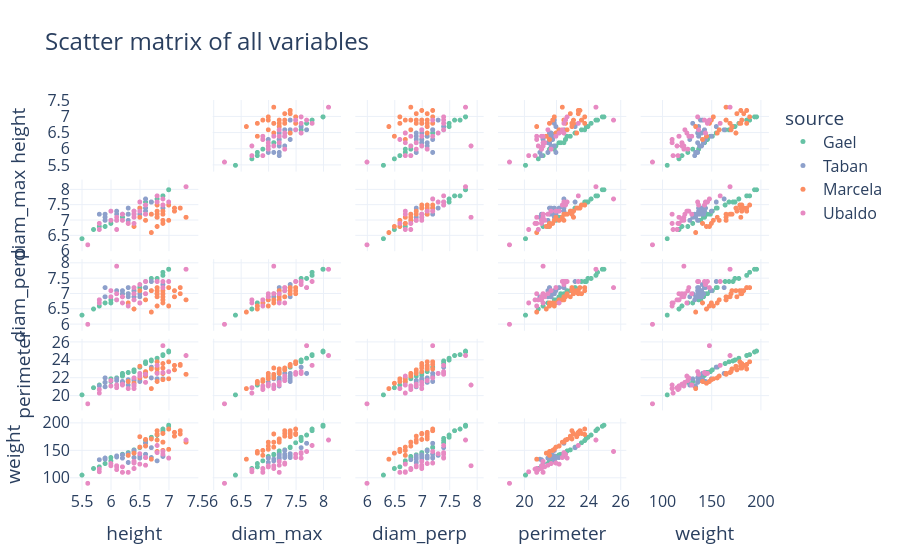

Here is the notebook cell this chart was saved with:
### Markdown cell above
### 3.4 Scatter matrix

### Code cell
fig = px.scatter_matrix(df, dimensions=FEATURES + [TARGET], color="source",
                        color_discrete_map=colors, title="Scatter matrix of all variables")
fig.update_traces(diagonal_visible=False, marker=dict(size=5))
show(fig, height=1000)

### Figure 1 — Plotly figure (JSON) as saved in the notebook; plotly's stock layout.template omitted (floating-point values rounded to 4 significant figures)
{"data": [{"diagonal": {"visible": false}, "dimensions": [{"axis": {"matches": true}, "label": "height", "values": [6.5, 6.2, 6.7, 5.9, 6.2, 6.9, 5.5, 6.7, 6.0, 6.4, 7.0, 6.2, 6.9, 6.4, 5.8, 6.6, 6.1, 6.8, 7.0, 6.3, 5.7, 6.5, 6.0, 6.3, 6.6]}, {"axis": {"matches": true}, "label": "diam_max", "values": [7.4, 7.2, 7.6, 6.8, 7.1, 7.8, 6.4, 7.6, 7.0, 7.3, 8.0, 7.1, 7.8, 7.2, 6.8, 7.5, 7.0, 7.7, 8.0, 7.2, 6.7, 7.4, 6.9, 7.2, 7.6]}, {"axis": {"matches": true}, "label": "diam_perp", "values": [7.2, 7.0, 7.4, 6.7, 7.0, 7.6, 6.3, 7.5, 6.8, 7.1, 7.8, 6.9, 7.7, 7.1, 6.6, 7.4, 6.8, 7.5, 7.8, 7.0, 6.5, 7.2, 6.7, 7.0, 7.4]}, {"axis": {"matches": true}, "label": "perimeter", "values": [23.2, 22.5, 23.9, 21.5, 22.3, 24.5, 20.1, 24.0, 21.9, 22.9, 25.0, 22.2, 24.6, 22.7, 21.2, 23.6, 22.0, 24.2, 24.9, 22.6, 20.9, 23.2, 21.6, 22.6, 23.8]}, {"axis": {"matches": true}, "label": "weight", "values": [156, 143, 172, 126, 143, 186, 105, 174, 137, 151, 196, 142, 189, 149, 120, 164, 139, 178, 194, 145, 117, 155, 131, 146, 168]}], "hovertemplate": "source=Gael<br>%{xaxis.title.text}=%{x}<br>%{yaxis.title.text}=%{y}<extra></extra>", "legendgroup": "Gael", "marker": {"color": "rgb(102,194,165)", "size": 5, "symbol": "circle"}, "name": "Gael", "showlegend": true, "type": "splom"}, {"diagonal": {"visible": false}, "dimensions": [{"axis": {"matches": true}, "label": "height", "values": [5.9, 6.5, 6.4, 6.4, 6.6, 6.3, 5.8, 6.7, 6.9, 6.5, 6.9, 6.6, 6.7, 6.2, 6.1, 6.8, 5.9, 6.3, 6.2, 6.3, 6.1, 5.9, 6.6]}, {"axis": {"matches": true}, "label": "diam_max", "values": [7.1, 7.2, 7.3, 7.3, 7.4, 7.2, 7.2, 7.6, 7.4, 7.4, 7.4, 7.7, 7.2, 7.2, 7.3, 7.1, 7.0, 7.4, 7.2, 7.0, 7.2, 7.2, 7.3]}, {"axis": {"matches": true}, "label": "diam_perp", "values": [6.9, 7.0, 7.1, 6.9, 7.2, 7.0, 6.8, 7.4, 7.3, 6.9, 7.0, 7.2, 7.1, 7.0, 7.1, 7.0, 6.9, 7.2, 7.1, 6.9, 7.0, 7.2, 7.2]}, {"axis": {"matches": true}, "label": "perimeter", "values": [21.0, 21.6, 21.9, 21.7, 22.2, 21.8, 21.1, 23.2, 22.5, 21.7, 21.9, 22.5, 22.0, 21.6, 21.9, 21.9, 21.5, 21.6, 21.5, 21.2, 21.7, 22.0, 22.5]}, {"axis": {"matches": true}, "label": "weight", "values": [134, 136, 150, 137, 137, 141, 133, 155, 141, 140, 139, 163, 137, 142, 140, 131, 136, 144, 136, 128, 138, 136, 143]}], "hovertemplate": "source=Taban<br>%{xaxis.title.text}=%{x}<br>%{yaxis.title.text}=%{y}<extra></extra>", "legendgroup": "Taban", "marker": {"color": "rgb(141,160,203)", "size": 5, "symbol": "circle"}, "name": "Taban", "showlegend": true, "type": "splom"}, {"diagonal": {"visible": false}, "dimensions": [{"axis": {"matches": true}, "label": "height", "values": [6.8, 6.9, 6.8, 7.1, 6.8, 6.7, 7.2, 6.9, 6.9, 6.4, 6.6, 6.9, 6.5, 7.0, 7.2, 6.3, 6.8, 6.7, 7.1, 6.6, 7.3, 6.9, 6.5, 7.0, 6.8]}, {"axis": {"matches": true}, "label": "diam_max", "values": [7.3, 7.2, 7.5, 7.4, 7.1, 7.2, 7.4, 7.5, 7.0, 6.8, 7.0, 7.3, 7.1, 7.0, 7.4, 6.9, 7.2, 6.6, 7.3, 7.2, 7.1, 6.9, 7.4, 7.5, 6.8]}, {"axis": {"matches": true}, "label": "diam_perp", "values": [7.2, 6.8, 7.1, 7.1, 7.0, 7.1, 7.0, 7.0, 6.9, 6.5, 6.8, 7.1, 6.7, 6.6, 7.2, 6.7, 6.9, 6.4, 6.9, 7.0, 6.8, 6.7, 7.1, 7.2, 6.6]}, {"axis": {"matches": true}, "label": "perimeter", "values": [23.0, 22.5, 23.8, 23.4, 23.1, 23.0, 23.4, 23.6, 22.5, 21.4, 22.2, 23.1, 22.0, 21.9, 23.5, 21.6, 22.6, 20.8, 22.9, 22.7, 22.4, 21.8, 23.3, 23.8, 21.6]}, {"axis": {"matches": true}, "label": "weight", "values": [186, 165, 179, 183, 180, 171, 180, 181, 165, 145, 158, 181, 156, 152, 186, 141, 169, 134, 176, 170, 165, 150, 175, 189, 148]}], "hovertemplate": "source=Marcela<br>%{xaxis.title.text}=%{x}<br>%{yaxis.title.text}=%{y}<extra></extra>", "legendgroup": "Marcela", "marker": {"color": "rgb(252,141,98)", "size": 5, "symbol": "circle"}, "name": "Marcela", "showlegend": true, "type": "splom"}, {"diagonal": {"visible": false}, "dimensions": [{"axis": {"matches": true}, "label": "height", "values": [6.8, 7.3, 6.3, 5.8, 6.1, 6.4, 6.0, 6.6, 6.4, 6.1, 6.2, 6.1, 5.8, 6.2, 6.5, 6.9, 6.9, 6.4, 6.8, 6.0, 6.5, 6.4, 5.6, 7.0, 6.6]}, {"axis": {"matches": true}, "label": "diam_max", "values": [7.8, 8.1, 6.9, 6.9, 7.0, 7.1, 7.0, 7.5, 6.9, 7.1, 7.2, 6.7, 6.7, 7.0, 7.6, 7.7, 7.5, 7.3, 7.6, 7.3, 7.3, 7.2, 6.2, 7.6, 7.2]}, {"axis": {"matches": true}, "label": "diam_perp", "values": [7.4, 7.8, 6.6, 6.8, 7.0, 7.0, 6.9, 7.4, 6.8, 7.9, 6.7, 6.8, 6.7, 6.9, 7.3, 7.2, 7.4, 7.2, 7.4, 7.1, 6.7, 7.0, 6.0, 7.4, 7.0]}, {"axis": {"matches": true}, "label": "perimeter", "values": [23.4, 24.5, 20.8, 20.7, 21.2, 20.8, 21.1, 22.4, 21.1, 21.2, 21.2, 20.9, 20.3, 21.3, 22.5, 25.6, 22.6, 22.0, 22.5, 21.7, 22.2, 21.2, 19.1, 22.7, 21.5]}, {"axis": {"matches": true}, "label": "weight", "values": [159, 169, 110, 116, 120, 117, 122, 137, 117, 122, 110, 115, 111, 120, 144, 148, 143, 127, 146, 126, 125, 130, 90, 136, 123]}], "hovertemplate": "source=Ubaldo<br>%{xaxis.title.text}=%{x}<br>%{yaxis.title.text}=%{y}<extra></extra>", "legendgroup": "Ubaldo", "marker": {"color": "rgb(231,138,195)", "size": 5, "symbol": "circle"}, "name": "Ubaldo", "showlegend": true, "type": "splom"}], "layout": {"autosize": true, "dragmode": "select", "font": {"size": 16}, "legend": {"title": {"text": "source"}, "tracegroupgap": 0}, "margin": {"b": 70, "l": 70, "r": 40, "t": 100}, "title": {"font": {"size": 24}, "text": "Scatter matrix of all variables"}, "xaxis": {"autorange": true, "range": [5.352, 7.448], "type": "linear"}, "xaxis2": {"autorange": true, "range": [6.044, 8.256], "type": "linear"}, "xaxis3": {"autorange": true, "range": [5.844, 8.056], "type": "linear"}, "xaxis4": {"autorange": true, "range": [18.57, 26.13], "type": "linear"}, "xaxis5": {"autorange": true, "range": [81.3, 204.7], "type": "linear"}, "yaxis": {"autorange": true, "range": [5.352, 7.448], "type": "linear"}, "yaxis2": {"autorange": true, "range": [6.044, 8.256], "type": "linear"}, "yaxis3": {"autorange": true, "range": [5.844, 8.056], "type": "linear"}, "yaxis4": {"autorange": true, "range": [18.57, 26.13], "type": "linear"}, "yaxis5": {"autorange": true, "range": [81.3, 204.7], "type": "linear"}}}
